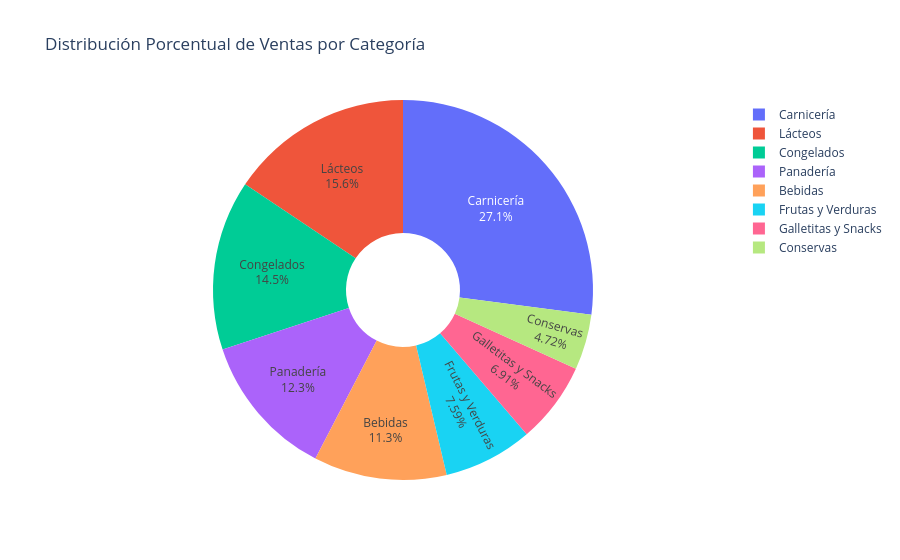

Notebook cell for this chart:
### Code cell
# Gráfico de torta interactivo
fig2 = px.pie(resumen_categoria,
              values='Venta_Total',
              names='Categoría',
              title='Distribución Porcentual de Ventas por Categoría',
              hole=0.3)

fig2.update_traces(textposition='inside', textinfo='percent+label')
fig2.show()

### Figure 1 — Plotly figure (JSON) as saved in the notebook; plotly's stock layout.template omitted (floating-point values rounded to 4 significant figures)
{"data": [{"domain": {"x": [0, 1], "y": [0, 1]}, "hole": 0.3, "hovertemplate": "Categoría=%{label}<br>Venta_Total=%{value}<extra></extra>", "labels": ["Carnicería", "Lácteos", "Congelados", "Panadería", "Bebidas", "Frutas y Verduras", "Galletitas y Snacks", "Conservas"], "legendgroup": "", "name": "", "showlegend": true, "textinfo": "percent+label", "textposition": "inside", "type": "pie", "values": [27920.0, 16090.0, 14920.0, 12680.0, 11670.0, 7821.0, 7129.0, 4864.0]}], "layout": {"legend": {"tracegroupgap": 0}, "title": {"text": "Distribución Porcentual de Ventas por Categoría"}}}
